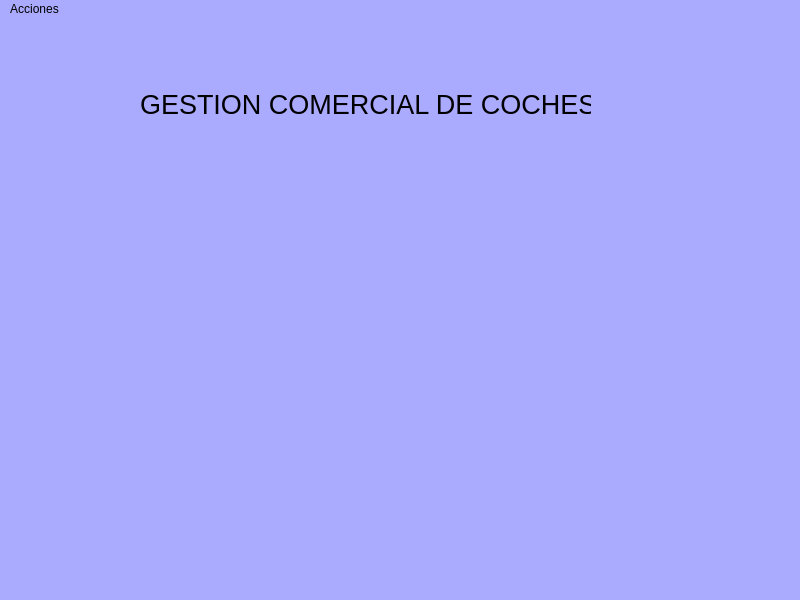
<?xml version="1.0" encoding="UTF-8"?>
<ui version="4.0">
 <class>MainWindow</class>
 <widget class="QMainWindow" name="MainWindow">
  <property name="geometry">
   <rect>
    <x>0</x>
    <y>0</y>
    <width>800</width>
    <height>600</height>
   </rect>
  </property>
  <property name="windowTitle">
   <string>MainWindow</string>
  </property>
  <property name="styleSheet">
   <string notr="true">background-color: rgb(170, 170, 255);</string>
  </property>
  <widget class="QWidget" name="centralwidget">
   <widget class="QLabel" name="label">
    <property name="geometry">
     <rect>
      <x>140</x>
      <y>30</y>
      <width>451</width>
      <height>111</height>
     </rect>
    </property>
    <property name="font">
     <font>
      <family>MS Shell Dlg 2</family>
      <pointsize>20</pointsize>
      <weight>50</weight>
      <italic>false</italic>
      <bold>false</bold>
     </font>
    </property>
    <property name="styleSheet">
     <string notr="true">font: 20pt &quot;MS Shell Dlg 2&quot;;</string>
    </property>
    <property name="text">
     <string>&lt;html&gt;&lt;head/&gt;&lt;body&gt;&lt;p align=&quot;center&quot;&gt;GESTION COMERCIAL DE COCHES&lt;/p&gt;&lt;/body&gt;&lt;/html&gt;</string>
    </property>
   </widget>
   <widget class="QLabel" name="lbl_coche_fantastico">
    <property name="geometry">
     <rect>
      <x>80</x>
      <y>180</y>
      <width>601</width>
      <height>291</height>
     </rect>
    </property>
    <property name="text">
     <string/>
    </property>
   </widget>
  </widget>
  <widget class="QMenuBar" name="menubar">
   <property name="geometry">
    <rect>
     <x>0</x>
     <y>0</y>
     <width>800</width>
     <height>21</height>
    </rect>
   </property>
   <widget class="QMenu" name="menuAcciones">
    <property name="title">
     <string>Acciones</string>
    </property>
    <addaction name="actionRegistrar_coche"/>
    <addaction name="actionListar_coches"/>
    <addaction name="actionLista_con_list_widget"/>
    <addaction name="actionlistar_con_table_widget"/>
    <addaction name="actionAsistente_de_registro"/>
    <addaction name="actionSalir"/>
   </widget>
   <addaction name="menuAcciones"/>
  </widget>
  <widget class="QStatusBar" name="statusbar"/>
  <action name="actionRegistrar_coche">
   <property name="text">
    <string>Registrar coche</string>
   </property>
  </action>
  <action name="actionListar_coches">
   <property name="text">
    <string>Listar coches</string>
   </property>
  </action>
  <action name="actionLista_con_list_widget">
   <property name="text">
    <string>Lista con list widget</string>
   </property>
  </action>
  <action name="actionlistar_con_table_widget">
   <property name="text">
    <string>listar con table widget</string>
   </property>
  </action>
  <action name="actionAsistente_de_registro">
   <property name="text">
    <string>Asistente de registro</string>
   </property>
  </action>
  <action name="actionSalir">
   <property name="text">
    <string>Salir</string>
   </property>
  </action>
 </widget>
 <resources/>
 <connections/>
</ui>
